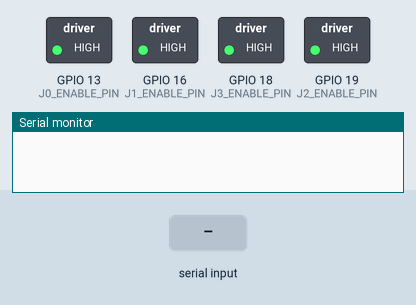
A sketch run on a simulated ESP32. On the bench: switched loads named in the sketch (green lamp = pin HIGH), the last lines printed to the serial monitor. Inputs (shaded band) come from the test bench.

Above: at 1.2 s.
1.3 s: "ZERO;1\n" received over Serial
At 1.6 s:
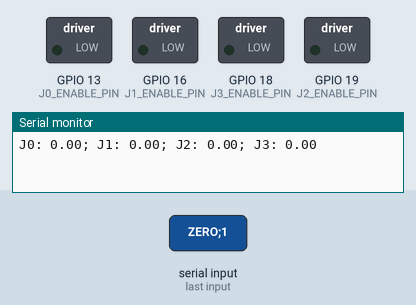
Timing chart, 0 to 4.3 s (numbered marks = the images above; inputs shaded):
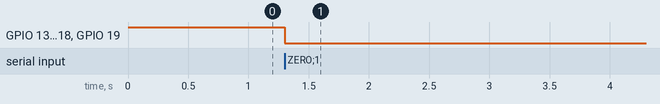

Measured:
- after the input at 1.3 s, GPIO 13 (J0_ENABLE_PIN), GPIO 16 (J1_ENABLE_PIN), GPIO 18 (J3_ENABLE_PIN), GPIO 19 (J2_ENABLE_PIN): HIGH → LOW at once

The sketch:

multiStepper.ino
```cpp
#include <AccelStepper.h>

//j3 = StepperMotor(dir_pin=33, step_pin=15, enable_pin = 18, gearRatio=1)

#define J0_DIR_PIN 26     // Define accordingly
#define J0_STEP_PIN 25    // Define accordingly
#define J0_ENABLE_PIN 13  // Define accordingly

#define J1_DIR_PIN 17
#define J1_STEP_PIN 21
#define J1_ENABLE_PIN 16

#define J2_DIR_PIN 32
#define J2_STEP_PIN 14
#define J2_ENABLE_PIN 19

#define J3_DIR_PIN 33
#define J3_STEP_PIN 15
#define J3_ENABLE_PIN 18

// Microstepping mode ratios, assuming a 1/4 step as default
#define MICROSTEPPING 16

// Gear ratio and steps per revolution for J1 and J2
#define GEAR_RATIO 26
#define STEPS_PER_REVOLUTION 200

// Calculate total steps considering gear ratio and microstepping
#define TOTAL_STEPS_PER_REVOLUTION (STEPS_PER_REVOLUTION * GEAR_RATIO * MICROSTEPPING)
#define TOTAL_STEPS_PER_REVOLUTION_PEN (STEPS_PER_REVOLUTION * MICROSTEPPING)

float J0Angle = 0;
float J1Angle = 0;
float J2Angle = 0;
float J3Angle = 0;

const float MAX_SAFE_SPEED = 5000.0;        // Steps per second
const float MAX_SAFE_ACCELERATION = 5000.0;  // Steps per second squared

// Initialize AccelStepper
AccelStepper stepperJ0(1, J0_STEP_PIN, J0_DIR_PIN);
AccelStepper stepperJ1(1, J1_STEP_PIN, J1_DIR_PIN);
AccelStepper stepperJ2(1, J2_STEP_PIN, J2_DIR_PIN);
AccelStepper stepperJ3(1, J3_STEP_PIN, J3_DIR_PIN);

String inputString = "";      // A String to hold incoming data
bool stringComplete = false;  // Whether the string is complete

void setup() {
  pinMode(J1_ENABLE_PIN, OUTPUT);
  pinMode(J2_ENABLE_PIN, OUTPUT);
  pinMode(J0_ENABLE_PIN, OUTPUT);
  pinMode(J3_ENABLE_PIN, OUTPUT);
  disableMotors();  // Start with the motors disabled

  // Start serial communication at 9600 baud rate
  Serial.begin(115200);
  inputString.reserve(200);  // Reserve 200 bytes for the inputString

  // Set initial motor speed and acceleration
  stepperJ0.setMaxSpeed(1000);     // Steps per second
  stepperJ0.setAcceleration(500);  // Steps per second squared
  stepperJ1.setMaxSpeed(1000);     // Steps per second
  stepperJ1.setAcceleration(500);  // Steps per second squared
  stepperJ2.setMaxSpeed(1000);     // Steps per second
  stepperJ2.setAcceleration(500);  // Steps per second squared
  stepperJ3.setMaxSpeed(1000);     // Steps per second
  stepperJ3.setAcceleration(500);  // Steps per second squared
}

void loop() {
  // Check if data has been received
  if (stringComplete) {
    processInput(inputString);
    // Clear the string for new input
    inputString = "";
    stringComplete = false;
  }
}

void processInput(String input) {
  // Split the input for J1 and J2, expecting format "J1,90;J2,-45;"
  int j0Index = input.indexOf("J0,");
  int j1Index = input.indexOf("J1,");
  int j2Index = input.indexOf("J2,");
  int j3Index = input.indexOf("J3,");
  int zero = input.indexOf("ZERO");
  int home = input.indexOf("HOME");
  float j0Degrees = 0;
  float j1Degrees = 0;
  float j2Degrees = 0;
  float j3Degrees = 0;

  if (j1Index != -1) {
    int semicolonIndex = input.indexOf(";", j1Index);
    String j1Value = input.substring(j1Index + 3, semicolonIndex);
    j1Degrees = j1Value.toFloat();
  }

  if (j2Index != -1) {
    int semicolonIndex = input.indexOf(";", j2Index);
    String j2Value = input.substring(j2Index + 3, semicolonIndex);
    j2Degrees = j2Value.toFloat();
  }

  if (j0Index != -1) {
    int semicolonIndex = input.indexOf(";", j0Index);
    String j0Value = input.substring(j0Index + 3, semicolonIndex);
    j0Degrees = j0Value.toFloat();
  }

  if (j3Index != -1) {
    int semicolonIndex = input.indexOf(";", j3Index);
    String j3Value = input.substring(j3Index + 3, semicolonIndex);
    j3Degrees = j3Value.toFloat();
  }

  if (zero != -1) {
    zeroAngle();
  }

  if (home != -1) {
    j0Degrees = -1*J0Angle;
    j1Degrees = -1*J1Angle;
    j2Degrees = -1*J2Angle;
    j3Degrees = -1*J3Angle;
  }

  J0Angle = J0Angle + j0Degrees;
  J1Angle = J1Angle + j1Degrees;
  J2Angle = J2Angle + j2Degrees;
  J3Angle = J3Angle + j3Degrees;

  long j0Steps = degreesToSteps(j0Degrees);
  long j1Steps = degreesToSteps(j1Degrees);
  long j2Steps = degreesToSteps(j2Degrees);
  long j3Steps = degreesToStepsPen(j3Degrees);
  long maxSteps = max(max(abs(j0Steps), max(abs(j1Steps), abs(j2Steps))), abs(j3Steps));

  float timeToComplete = 1;

  if (maxSteps / timeToComplete > MAX_SAFE_SPEED) {
    timeToComplete = maxSteps / MAX_SAFE_SPEED;
  }

  float speedJ0 = abs(j0Steps / timeToComplete);
  float speedJ1 = abs(j1Steps / timeToComplete);
  float speedJ2 = abs(j2Steps / timeToComplete);
  float speedJ3 = abs(j3Steps / timeToComplete);

  enableMotors();

  stepperJ0.setMaxSpeed(speedJ0);
  stepperJ0.setAcceleration(speedJ0 * 2);  // Adjust as necessary
  stepperJ0.move(j0Steps);

  stepperJ1.setMaxSpeed(speedJ1);
  stepperJ1.setAcceleration(speedJ1 * 2);  // Adjust as necessary
  stepperJ1.move(j1Steps);

  stepperJ2.setMaxSpeed(speedJ2);
  stepperJ2.setAcceleration(speedJ2 * 2);  // Adjust as necessary
  stepperJ2.move(j2Steps);

  stepperJ3.setMaxSpeed(speedJ3);
  stepperJ3.setAcceleration(speedJ3 * 2);  // Adjust as necessary
  stepperJ3.move(j3Steps);

  // Serial.print("Speed J0: ");
  // Serial.println(speedJ0);
  // Serial.print("Steps J0: ");
  // Serial.println(j0Steps);
  // Serial.print("Speed J1: ");
  // Serial.println(speedJ1);
  // Serial.print("Steps J1: ");
  // Serial.println(j2Steps);
  // Serial.print("Speed J2: ");
  // Serial.println(speedJ1);
  // Serial.print("Steps J2: ");
  // Serial.println(j2Steps);
  // Serial.print("Speed J3: ");
  // Serial.println(speedJ3);
  // Serial.print("Steps J3: ");
  // Serial.println(j3Steps);

  // Move both motors
  while (stepperJ0.distanceToGo() != 0 || stepperJ1.distanceToGo() != 0 || stepperJ2.distanceToGo() != 0 || stepperJ3.distanceToGo() != 0) {
    stepperJ0.run();
    stepperJ1.run();
    stepperJ2.run();
    stepperJ3.run();
  }

  updateStatus();

  //disableMotors();  // Disable motors after movement
}

long degreesToSteps(float degrees) {
  // Convert degrees to steps
  return (long)(degrees / 360.0 * TOTAL_STEPS_PER_REVOLUTION);
}

long degreesToStepsPen(float degrees) {
  // Convert degrees to steps
  return (long)(degrees / 360.0 * TOTAL_STEPS_PER_REVOLUTION_PEN);
}

void enableMotors() {
  digitalWrite(J0_ENABLE_PIN, LOW);
  digitalWrite(J1_ENABLE_PIN, LOW);  // Assuming HIGH disables the motor
  digitalWrite(J2_ENABLE_PIN, LOW);
  digitalWrite(J3_ENABLE_PIN, LOW);
}


void disableMotors() {
  digitalWrite(J0_ENABLE_PIN, HIGH);
  digitalWrite(J1_ENABLE_PIN, HIGH);  // Assuming HIGH disables the motor
  digitalWrite(J2_ENABLE_PIN, HIGH);
  digitalWrite(J3_ENABLE_PIN, HIGH);
}

void serialEvent() {
  while (Serial.available()) {
    char inChar = (char)Serial.read();
    inputString += inChar;
    if (inChar == ';') {  // Change to ';' as end of command indicator
      stringComplete = true;
      // Serial.print("Received: ");
      // Serial.println(inputString);
      processInput(inputString);
      inputString = "";  // Clear the string for new input
      stringComplete = false;
    }
  }
}

void zeroAngle() {
  J0Angle = 0;
  J1Angle = 0;
  J2Angle = 0;
  J3Angle = 0;
}

void updateStatus(){
  Serial.print("J0: ");
  Serial.print(J0Angle);
  Serial.print("; J1: ");
  Serial.print(J1Angle);
  Serial.print("; J2: ");
  Serial.print(J2Angle);
  Serial.print("; J3: ");
  Serial.println(J3Angle);
}
```
